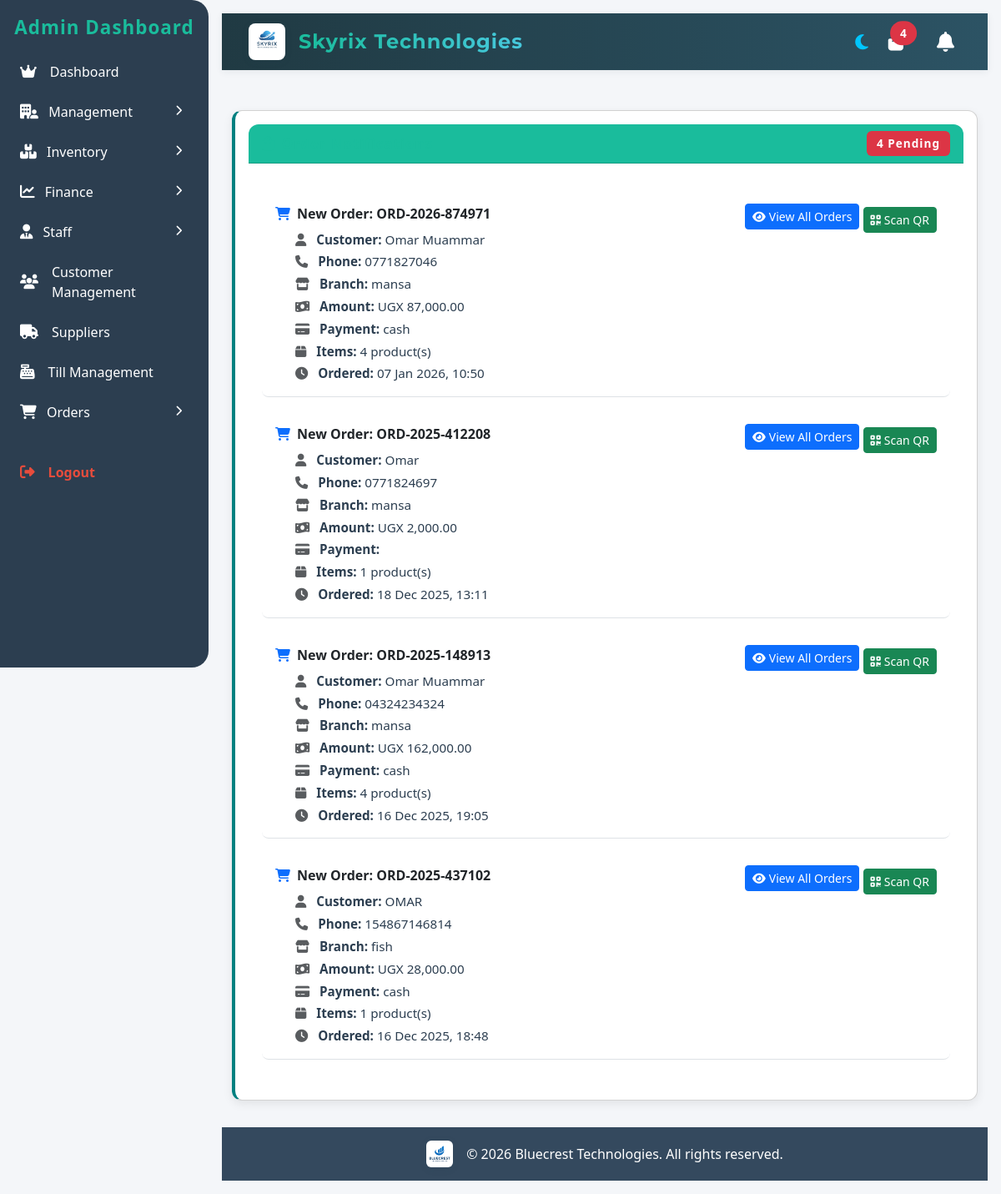
/pages/order_notifications.php (signed in), run on the app's committed database.
### tables this page shows
CREATE TABLE `remote_orders` (
  `id` int(11) NOT NULL,
  `order_reference` varchar(50) NOT NULL,
  `branch_id` int(11) NOT NULL,
  `customer_name` varchar(255) NOT NULL,
  `customer_phone` varchar(20) NOT NULL,
  `payment_method` enum('cash','mobile_money','card','online') DEFAULT 'cash',
  `delivery_location` text DEFAULT NULL,
  `expected_amount` decimal(10,2) NOT NULL,
  `status` enum('pending','confirmed','ready','finished','cancelled','expired') DEFAULT 'pending',
  `processed_by` int(11) DEFAULT NULL,
  `processed_at` datetime DEFAULT NULL,
  `qr_code` text DEFAULT NULL,
  `qr_code_expires_at` datetime DEFAULT NULL,
  `created_at` timestamp NOT NULL DEFAULT current_timestamp(),
  `updated_at` timestamp NOT NULL DEFAULT current_timestamp() ON UPDATE current_timestamp(),
  `completed_at` datetime DEFAULT NULL,
  `cancelled_at` datetime DEFAULT NULL,
  `customer_location_lat` decimal(10,8) DEFAULT NULL,
  `customer_location_lng` decimal(11,8) DEFAULT NULL,
  `customer_address` text DEFAULT NULL
);

CREATE TABLE `branch` (
  `id` int(11) NOT NULL,
  `name` varchar(255) NOT NULL,
  `location` varchar(255) NOT NULL,
  `contact` int(11) NOT NULL,
  `branch-key` varchar(255) NOT NULL,
  `business_id` int(11) NOT NULL
);

### pages/order_notifications.php (the view, shortened to what this page needs)
<?php
include '../includes/db.php';
include '../includes/header.php';
if ($user_role === 'staff' && $user_branch) {
    $orders_query = $conn->prepare("
        SELECT ro.*, b.name as branch_name,
               (SELECT COUNT(*) FROM remote_order_items WHERE order_id = ro.id) as items_count
        FROM remote_orders ro
        LEFT JOIN branch b ON ro.branch_id = b.id
        WHERE ro.status = 'pending' AND ro.branch_id = ?
        ORDER BY ro.created_at DESC
        LIMIT 100
    ");
    $orders_query->bind_param("i", $user_branch);
} else {
    $orders_query = $conn->prepare("
        SELECT ro.*, b.name as branch_name,
               (SELECT COUNT(*) FROM remote_order_items WHERE order_id = ro.id) as items_count
        FROM remote_orders ro
        LEFT JOIN branch b ON ro.branch_id = b.id
        WHERE ro.status = 'pending'
        ORDER BY ro.created_at DESC
        LIMIT 100
    ");
}
$orders_query->execute();
$pending_orders = $orders_query->get_result();
?>
<link rel="stylesheet" href="assets/css/order_notifications.css">
<div class="container-fluid mt-5">
    <div class="card" style="border-left: 4px solid teal;">
        <div class="card-header title-card d-flex justify-content-between align-items-center">
            <h5 class="mb-0"><i class="fas fa-shopping-bag me-2"></i>Order Notifications</h5>
            <span class="badge bg-danger"><?= $pending_orders->num_rows ?> Pending</span>
        </div>
        <div class="card-body">
            <?php if ($pending_orders->num_rows > 0): ?>
                <div class="notifications-list">
                    <?php while ($order = $pending_orders->fetch_assoc()): ?>
                        <div class="notification-item border-bottom pb-3 mb-3">
                            <div class="d-flex justify-content-between align-items-start">
                                <div class="flex-grow-1">
                                    <div class="d-flex align-items-center mb-2">
                                        <i class="fas fa-shopping-cart text-primary me-2"></i>
                                        <strong>New Order: <?= htmlspecialchars($order['order_reference']) ?></strong>
                                    </div>
                                    <div class="order-details ms-4">
                                        <p class="mb-1">
                                            <i class="fas fa-user me-2 text-muted"></i>
                                            <strong>Customer:</strong> <?= htmlspecialchars($order['customer_name']) ?>
                                        </p>
                                        <p class="mb-1">
                                            <i class="fas fa-phone me-2 text-muted"></i>
                                            <strong>Phone:</strong> <?= htmlspecialchars($order['customer_phone']) ?>
                                        </p>
                                        <p class="mb-1">
                                            <i class="fas fa-store me-2 text-muted"></i>
                                            <strong>Branch:</strong> <?= htmlspecialchars($order['branch_name']) ?>
                                        </p>
                                        <p class="mb-1">
                                            <i class="fas fa-money-bill-wave me-2 text-muted"></i>
                                            <strong>Amount:</strong> UGX <?= number_format($order['expected_amount'], 2) ?>
                                        </p>
                                        <p class="mb-1">
                                            <i class="fas fa-credit-card me-2 text-muted"></i>
                                            <strong>Payment:</strong> <?= htmlspecialchars($order['payment_method']) ?>
                                        </p>
                                        <p class="mb-1">
                                            <i class="fas fa-box me-2 text-muted"></i>
                                            <strong>Items:</strong> <?= $order['items_count'] ?> product(s)
                                        </p>
                                        <p class="mb-0">
                                            <i class="fas fa-clock me-2 text-muted"></i>
                                            <strong>Ordered:</strong> <?= date('d M Y, H:i', strtotime($order['created_at'])) ?>
                                        </p>
                                    </div>
                                </div>
                                <div class="notification-actions ms-3">
                                    <a href="../pages/remote_orders.php" class="btn btn-sm btn-primary mb-2">
                                        <i class="fas fa-eye me-1"></i>View All Orders
                                    </a>
                                    <a href="../pages/qr_scanner.php" class="btn btn-sm btn-success">
                                        <i class="fas fa-qrcode me-1"></i>Scan QR
                                    </a>
                                </div>
                            </div>
                        </div>
                    <?php endwhile; ?>
                </div>
            <?php endif; ?>
        </div>
    </div>
</div>
<?php include '../includes/footer.php'; ?>

### pages/assets/css/style.css (style rules this page uses)
:root { --bg-color: #f4f6f9; --text-color: #2c3e50; --card-bg: #fff; --card-shadow: rgba(0,0,0,0.08); --primary-color: #1abc9c; --success-color: #2ecc71; --warning-color: #f1c40f; --danger-color: #e74c3c; --info-color: #3498db; --secondary-color: #95a5a6; }
* { box-sizing: border-box; margin: 0; padding: 0; }
body { background-color: var(--bg-color); color: var(--text-color); font-family: 'Segoe UI', Tahoma, Geneva, Verdana, sans-serif; margin: 0; padding: 0; }
a { text-decoration: none; color: inherit; }
h1,h2,h3,h4,h5,h6 { margin: 0; }
.card h5, .transactions-title { color: var(--primary-color); font-weight: 600; font-size: 1.05rem; margin-bottom: 1rem; }
.card { background: var(--card-bg); padding: 1rem; border-radius: 12px; box-shadow: 0 4px 12px var(--card-shadow); transition: transform 0.2s ease; }
.title-card, .transactions-title { color: #1abc9c;; font-weight: 600; font-size: 1.05rem; margin-bottom: 1rem; text-align: left; }

### pages/assets/css/order_notifications.css (style rules this page uses)
.notification-item { padding: 1rem; border-radius: 8px; transition: background 0.2s; }
.order-details p { font-size: 0.95rem; color: var(--text-color); }
.notification-actions .btn { white-space: nowrap; }
.badge { font-size: 0.85rem; padding: 0.5rem 0.75rem; }
.card { border-radius: 12px; box-shadow: 0px 4px 12px rgba(0,0,0,0.08); background: var(--card-bg); }
.card-header { font-weight: 600; background: var(--primary-color); color: #fff !important; border-radius: 12px 12px 0 0 !important; font-size: 1.1rem; letter-spacing: 1px; }
.title-card { color: var(--primary-color); font-weight: 600; font-size: 1.1rem; }

### data on the page
remote_orders: order_reference "ORD-2026-874971", customer_name "Omar Muammar", customer_phone "0771827046", branch.name "mansa", expected_amount "87,000.00", payment_method "cash", items_count "4", created_at "07 Jan 2026, 10:50"
remote_orders: order_reference "ORD-2025-412208", customer_name "Omar", customer_phone "0771824697", branch.name "mansa", expected_amount "2,000.00", items_count "1", created_at "18 Dec 2025, 13:11"
remote_orders: order_reference "ORD-2025-148913", customer_name "Omar Muammar", customer_phone "04324234324", branch.name "mansa", expected_amount "162,000.00", payment_method "cash", items_count "4", created_at "16 Dec 2025, 19:05"
remote_orders: order_reference "ORD-2025-437102", customer_name "OMAR", customer_phone "154867146814", branch.name "fish", expected_amount "28,000.00", payment_method "cash", items_count "1", created_at "16 Dec 2025, 18:48"

### other printed values
$pending_orders_count "4"
$pending_orders->num_rows "4"
